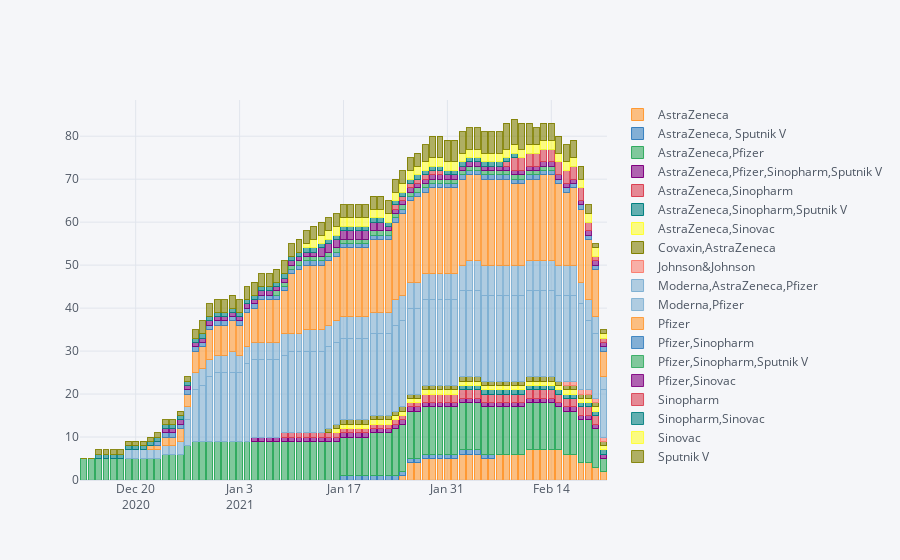

Notebook source saved alongside this figure:
### Code cell
# Bar plot for date of vaccination with respect to vaccines 
date_vac=pd.crosstab(cv['date'],cv['vaccines'])
date_vac.iplot(kind="bar",barmode="stack")
print("The process of vaccination is increasing day by day and Pfizer/BioNTech vaccines are used more compare to other vaccines.")
